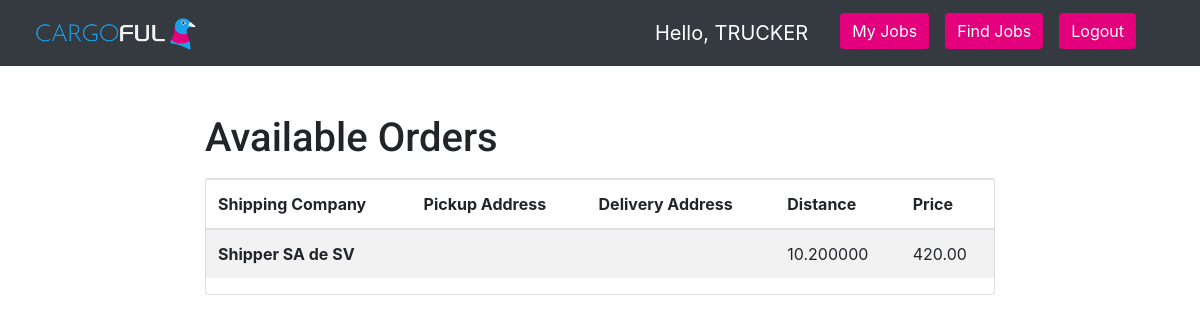
Page /trucker/available_orders/ (signed in) on the earlier database version.
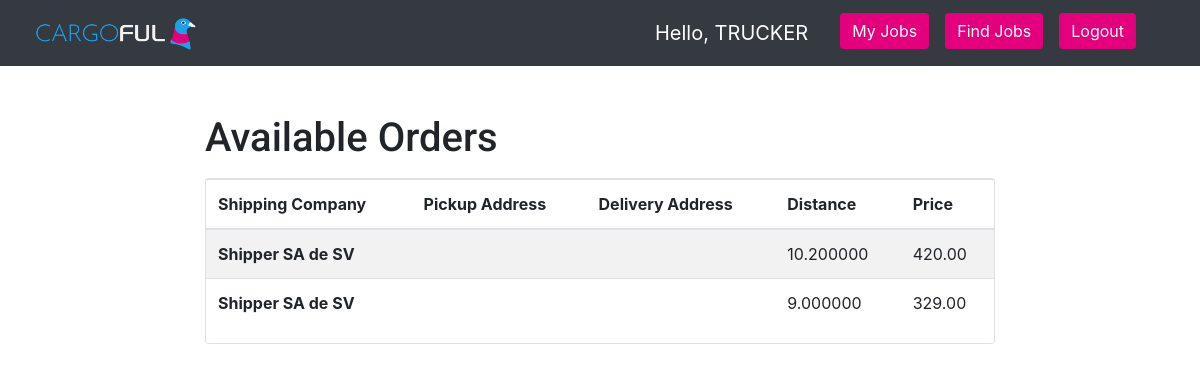
Same page on the later database version.
### shipper/models.py (models this page shows)
class order(models.Model):
    def get_carta_porte_path(file):
        return os.path.join('carta_porte', file)
    def get_orden_de_embarco(file):
        return os.path.join('orden_de_embarco', file)
    shipping_company = models.ForeignKey(shipper, on_delete = models.PROTECT)
    truck_company = models.ForeignKey(truck_company, null=True, on_delete = models.CASCADE)
    driver = models.ForeignKey(driver, null = True, on_delete = models.SET_NULL)
    pickup_latitude = models.DecimalField(default = 0.0, max_digits = 9, decimal_places = 6)
    pickup_longitude = models.DecimalField(default = 0.0, max_digits = 9, decimal_places = 6)
    delivery_latitude = models.DecimalField(default = 0.0, max_digits = 9, decimal_places = 6)
    delivery_longitude = models.DecimalField(default = 0.0, max_digits = 9, decimal_places = 6)
    pickup_date = models.DateField(default = date.today, auto_now_add = False)
    delivery_date = models.DateField(default = date.today, auto_now_add = False)
    price = models.DecimalField(default = 0.0, max_digits = 9, decimal_places = 2)
    distance = models.DecimalField(default = 0.0, max_digits = 9, decimal_places = 6)
    carta_porte = models.ImageField(upload_to = get_carta_porte_path, blank = True, null = True)
    orden_de_embarco = models.ImageField(upload_to = get_orden_de_embarco, blank = True, null = True)
    shipment_number = models.PositiveIntegerField(default = 0)
    numero_de_pedido = models.PositiveIntegerField(default = 0)
    numero_de_abaran = models.PositiveIntegerField(default = 0)
    pickup_time = models.TimeField(default = timezone.now, auto_now_add = False)
    delivery_time = models.TimeField(default = timezone.now, auto_now_add = False)
    contents = models.TextField(default = '')
    instructions = models.TextField(default = '')
    TRUCK_TYPES = [
        ('Low Boy', 'Low Boy'),
        ('Caja Seca 48 pies', 'Caja Seca 48 pies'),
        ('Refrigerado 48 pies', 'Refrigerado 48 pies'),
        ('Plataforma 48 pies', 'Plataforma 48 pies'),
        ('Caja Seca 53 pies', 'Caja Seca 53 pies'),
        ('Refrigerado 53 pies', 'Refrigerado 53 pies'),
        ('Plataforma 53 pies', 'Plataforma 53 pies'),
        ('Full', 'Full'),
        ('Plataforma Full', 'Plataforma Full'),
        ('Torton Caja Seca', 'Torton Caja Seca'),
        ('Torton Refrigerado', 'Torton Refrigerado'),
        ('Troton Plataforma', 'Troton Plataforma'),
        ('Rabon Caja Seca', 'Rabon Caja Seca'),
        ('Rabon Refrigerado', 'Rabon Refrigerado'),
        ('Rabon Plataforma', 'Rabon Plataforma'),
        ('Camioneta 5.5 tons', 'Camioneta 5.5 tons'),
        ('Camioneta 3.5 tons', 'Camioneta 3.5 tons'),
        ('Camioneta 3.5 tons Plataforma', 'Camioneta 3.5 tons Plataforma'),
        ('Camioneta 1.5 tons', 'Camioneta 1.5 tons'),
        ('Camioneta 3.5 tons Redilla', 'Camioneta 3.5 tons Redilla'),
    ]
    truck_type = models.CharField(
        max_length = 40,
        choices = TRUCK_TYPES, #references above list object
        default = 'LB'
        )
    status = models.PositiveIntegerField(default = 0, validators = [MaxValueValidator(4)])
    """for the status field:
    0 -> unassigned (not booked yet)
    1 -> booked
    2 -> in transit
    3 -> delivered
    4 -> cancelled
    """

class shipper(models.Model):
    user = models.OneToOneField(User, on_delete = models.CASCADE)
    active_orders = models.PositiveIntegerField(default = 0)
    total_orders = models.PositiveIntegerField(default = 0)
    cancelled_orders = models.PositiveIntegerField(default = 0)
    rating = models.PositiveIntegerField(default = 0, validators = [MaxValueValidator(5)])
    USERNAME_FIELD = 'email'

### authorization/models.py (models this page shows)
class Profile(models.Model):
    user = models.OneToOneField(User, on_delete=models.CASCADE)
    user_type = models.CharField(max_length=30)
    company_name = models.CharField(max_length=30)

### authorization/decorators.py (the view)
        def wrapper_func(request, *args, **kwargs):
            group = None
            if request.user.groups.exists():
                group = request.user.groups.all()[0].name
            if group in allowed_roles:
                return view_func(request, *args, **kwargs)
            else:
                return HttpResponse('You are not authorized to view this page')

### trucker/templatetags/trucker_tags.py (called while the page is built)
@register.filter(is_safe=True)
def reverse_geo_pickup(order):
    gmaps = googlemaps.Client(key='AIzaSyCKmjFt91GOvHaqyxpoiiqFQURjFST7U2I')
    reverse_geo = gmaps.reverse_geocode((order.pickup_latitude, order.pickup_longitude))
    addy = reverse_geo[0]['formatted_address']
    return addy

@register.filter(is_safe=True)
def reverse_geo_delivery(order):
    gmaps = googlemaps.Client(key='AIzaSyCKmjFt91GOvHaqyxpoiiqFQURjFST7U2I')
    reverse_geo = gmaps.reverse_geocode((order.delivery_latitude, order.delivery_longitude))
    addy = reverse_geo[0]['formatted_address']
    return addy

### trucker/views.py (called while the page is built)
@login_required
@allowed_users(allowed_roles=['Trucker'])
def Available_Orders(request):
    if request.method == 'GET':
        available = order.objects.filter(status__exact=0)
        return render(request, 'trucker/available_orders.html', {'available': available})

### trucker/templates/trucker/available_orders.html (shortened to what this page needs)
{% extends 'trucker/base.html'%}
{% block content%}
{% load static %}
{% load trucker_tags %}
  <div class="row justify-content-center mt-5">
    <div class="col-md-8">
      <h1>Available Orders</h1>
    </div>
  </div>
  <div class="row justify-content-center pt-2">
    <div class="col-md-8">
    <div class="card">
    <table class="table table-striped">
      <thead>
        <link rel="stylesheet" href="https://stackpath.bootstrapcdn.com/bootstrap/4.4.1/css/bootstrap.min.css"
>
        <tr>
          <th scope="col">Shipping Company</th>
          <th scope="col">Pickup Address</th>
          <th scope="col">Delivery Address</th>
          <th scope="col">Distance</th>
          <th scope="col">Price</th>
        </tr>
      </thead>
      <tbody>
        {% for av in available %}
        <tr data-href="/trucker/accept_order/{{ av.id }}">
          <th scope="row">{{ av.shipping_company.user.profile.company_name }}</th>
          <td>{{ av|reverse_geo_pickup }}</td>
          <td>{{ av|reverse_geo_delivery }}</td>
          <td>{{ av.distance }}</td>
          <td>{{ av.price }}</td>
        </tr>
        {% endfor %}
      </tbody>
    </table>
    </div>
  </div>
</div>
{% endblock%}

Differences in the rows shown:
added order: shipping_company.user.profile.company_name "Shipper SA de SV", distance "9.000000", price "329.00"
